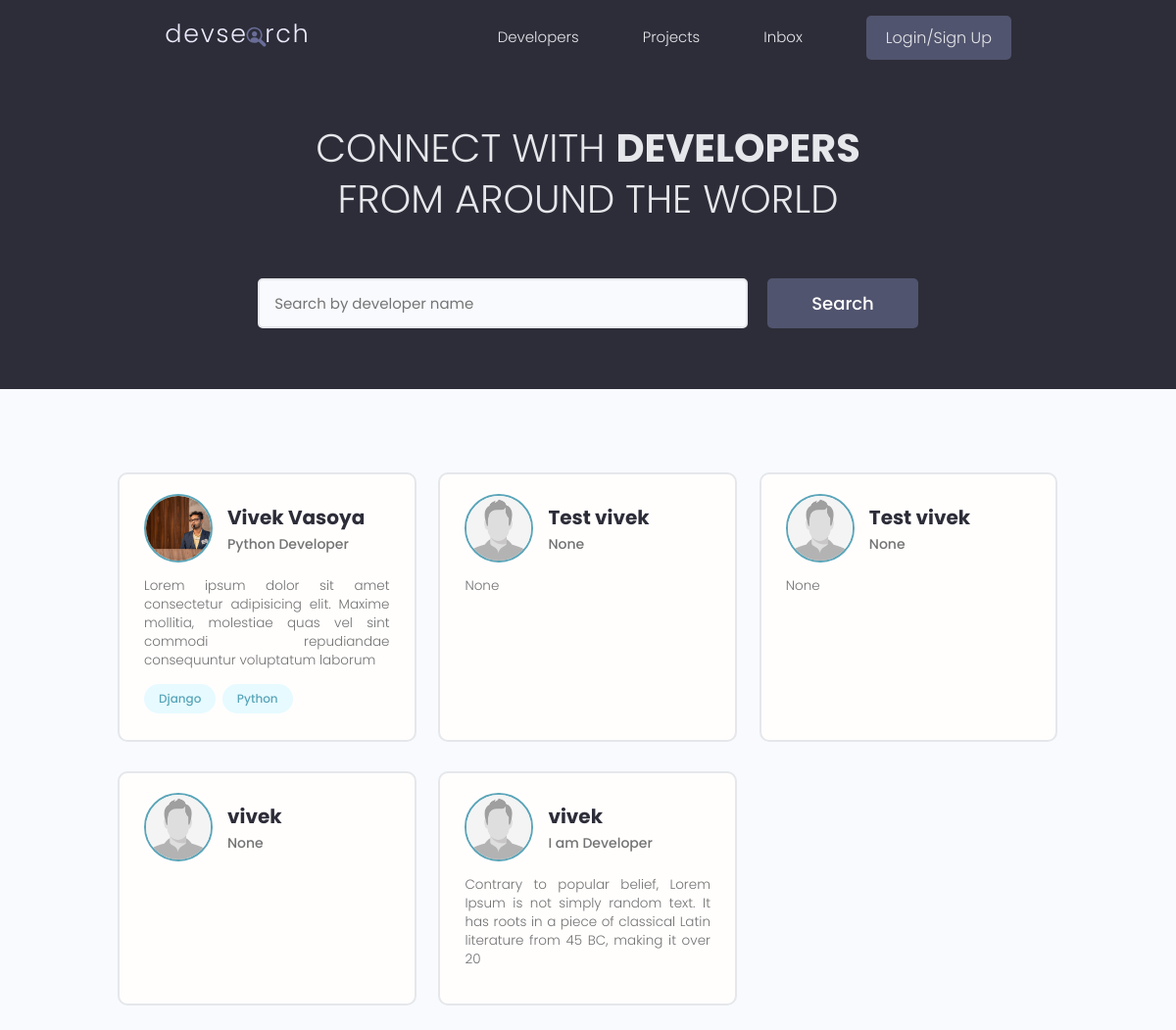
The app's page /, older data.
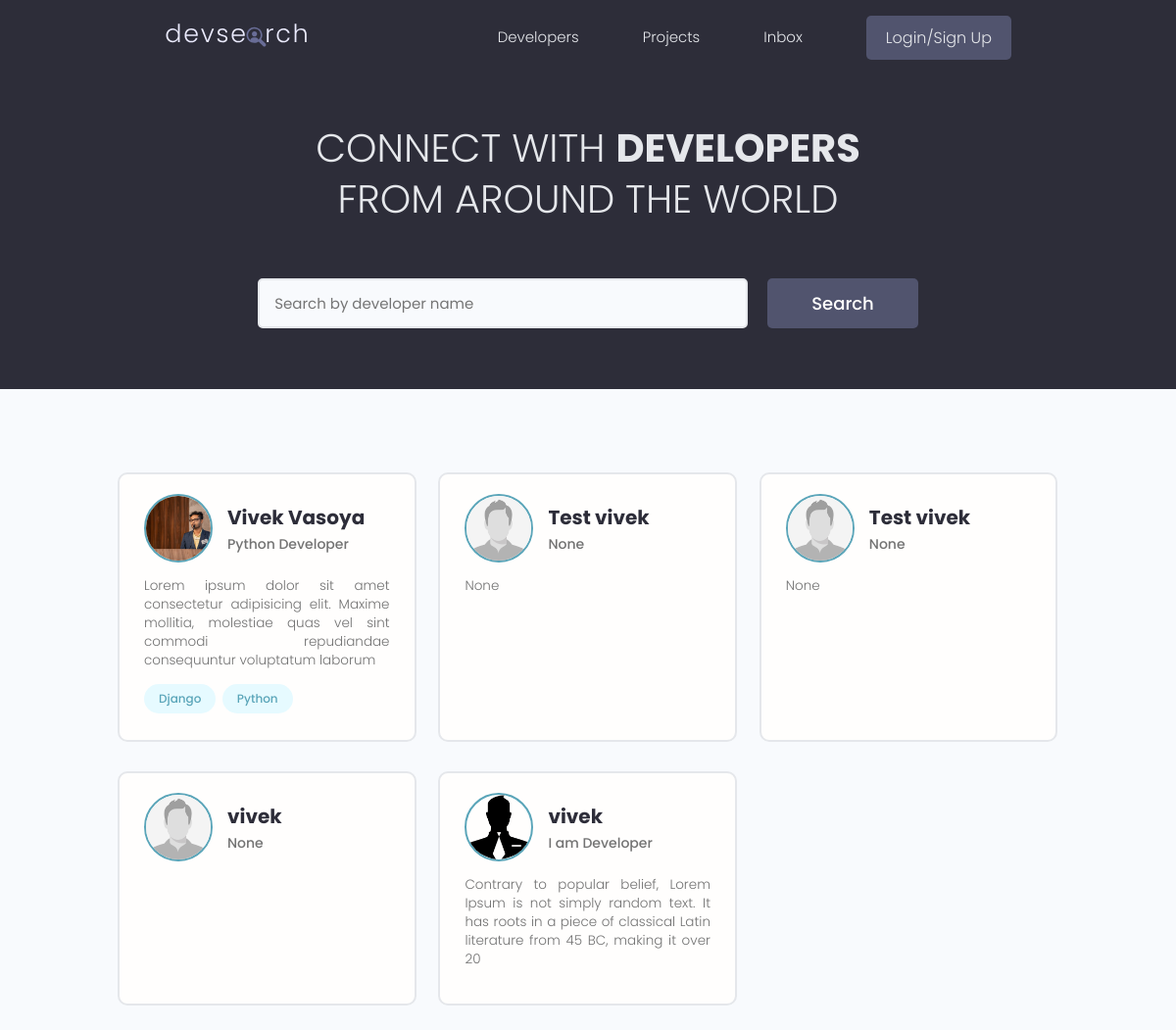
The same page, newer data.
### users/models.py (models this page shows, shortened)
class Profile(models.Model):
    user = models.OneToOneField(User, on_delete=models.CASCADE, null= True,blank=True)
    name = models.CharField(max_length=200,blank=True,null=True)
    email = models.EmailField(max_length=500,blank=True,null=True)
    username = models.CharField(max_length=200, blank=True, null=True)
    location = models.CharField(max_length=200,blank=True,null=True)
    short_intro = models.CharField(max_length=200,blank=True,null=True)
    bio = models.TextField(blank=True,null=True)
    profile_image = models.ImageField(null=True,blank=True,upload_to='profiles/', default="profiles/user-default.png")
    social_github = models.CharField(max_length=200,blank=True,null=True)
    social_stackoverflow = models.CharField(max_length=200,blank=True,null=True)
    social_twitter = models.CharField(max_length=200,blank=True,null=True)
    social_linkedin = models.CharField(max_length=200,blank=True,null=True)
    social_youtube = models.CharField(max_length=200,blank=True,null=True)
    social_instagram = models.CharField(max_length=200,blank=True,null=True)
    social_facebook = models.CharField(max_length=200,blank=True,null=True)
    social_snapchat = models.CharField(max_length=200,blank=True,null=True)
    social_website = models.CharField(max_length=200,blank=True,null=True)
    created = models.DateTimeField(auto_now_add=True)
    id = models.UUIDField(default=uuid.uuid4, unique=True, primary_key=True,editable=False)
    @property
    def imageURL(self):
        try:
            url = self.profile_image.url
        except:
            url = ''
        return url
    class Meta:
        ordering = ['created']

### users/views.py (the view)
# urls.py: path('',views.profiles,name="profiles"),
def profiles(request):
    profiles, search_query = searchProfiles(request)
    page = request.GET.get('page')
    result = 6
    paginator = Paginator(profiles, result)
    try:
        profiles = paginator.page(page)
    except PageNotAnInteger:
        page = 1
        profiles = paginator.page(page)
    except EmptyPage:
        page = paginator.num_pages
        profiles = paginator.page(page)
    leftIndex= (int(page)-4)
    if leftIndex <1:
        leftIndex = 1
    rightIndex = (int(page)+5)
    if rightIndex > paginator.num_pages:
        rightIndex = paginator.num_pages +1
    custom_range = range(leftIndex,rightIndex)
    context = {'profiles':profiles,'search_query':search_query,'paginator':paginator,'custom_range':custom_range}
    return render(request,'users/profiles.html',context)

### users/models.py (called while the page is built)
    def __str__(self) -> str:
        return str(self.name)

### users/utils.py (called while the page is built)
def searchProfiles(request):
    search_query = ''
    if request.GET.get('search_query'):
        search_query = request.GET.get('search_query')
    skills = Skill.objects.filter(name__icontains=search_query)
    profiles = Profile.objects.distinct().filter(
        Q(name__icontains=search_query) |
        Q(short_intro__icontains=search_query) |
        Q(skill__in=skills)
        )
    return profiles, search_query

### users/templates/users/profiles.html (shortened to what this page needs)
{% extends 'main.html' %}
{% block content %}
  <main class="home">
    <section class="hero-section text-center">
      <div class="container container--narrow">
        <div class="hero-section__box">
          <h2>CONNECT WITH <span>DEVELOPERS</span></h2>
          <h2>FROM AROUND THE WORLD</h2>
        </div>
        <div class="hero-section__search">
          <form id="searchForm" class="form" action="{% url 'profiles' %}" method="get">
            <div class="form__field">
              <input class="input input--text" id="formInput#search" type="text" name="search_query" value="{{search_query}}"
                placeholder="Search by developer name" />
            </div>
            <input class="btn btn--sub btn--lg" type="submit" value="Search" />
          </form>
        </div>
      </div>
    </section>
    <section class="devlist">
      <div class="container">
        <div class="grid grid--three">
        {% for profile in profiles %}
          <div class="column card">
            <div class="dev">
              <a href="{% url 'user-profile' pk=profile.id %}" class="card__body">
                <div class="dev__profile">
                  <img class="avatar avatar--md" src="{{profile.imageURL}}" alt="image" />
                  <div class="dev__meta">
                    <h3>{{profile.name}}</h3>
                    <h5>{{profile.short_intro|slice:"60"}}</h5>
                  </div>
                </div>
                <p class="dev__info">
                  {{profile.bio|slice:"150"}}
                </p>
                <div class="dev__skills">
                  {% for skill in profile.skill_set.all|slice:5 %}
                  <span class="tag tag--pill tag--main">
                    <small>{{skill}}</small>
                  </span>
                  {% endfor %}
                </div>
              </a>
            </div>
          </div>
          {% endfor %}
        </div>
      </div>
    </section>
  </main>
{% endblock content %}

Row changes from the older to the newer data that the page shows:
changed Profile "I am Developer": imageURL: picture added in place of a placeholder
